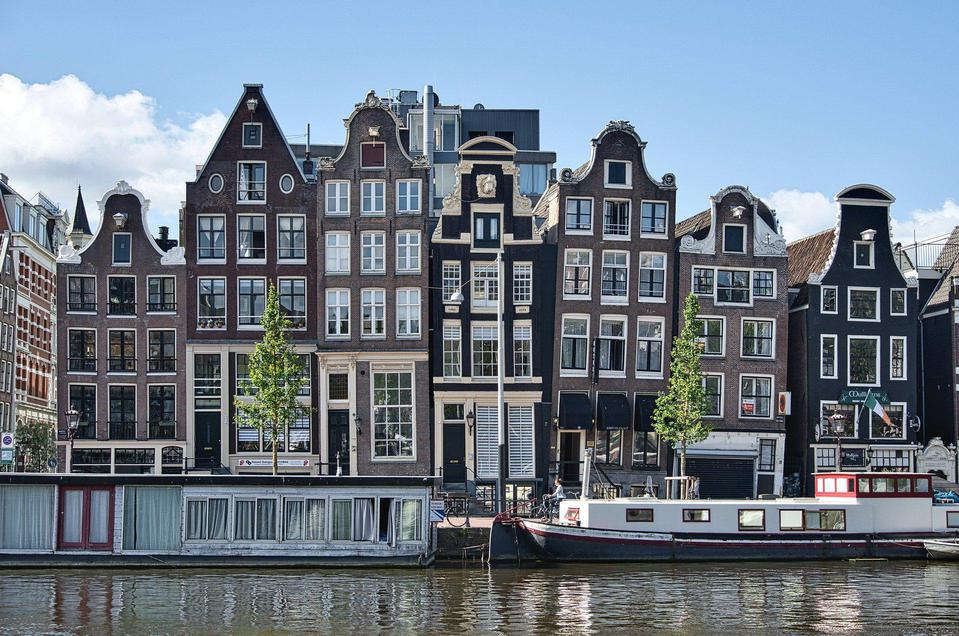
#> input picture basic/image-processing/code/blurr/buildings.jpg, 959 x 636 px
$ python edge.py
#> lines starting #> are read from the running program, lines starting #| are printed output that depends on the picture
from PIL import Image, ImageFilter

filename = "buildings.jpg"
with Image.open(filename) as img:
#> img is the input picture: PIL image 959x636 RGB; mean R, G, B 111.8, 123.9, 136.8
    img.load()

img_gray = img.convert("L")
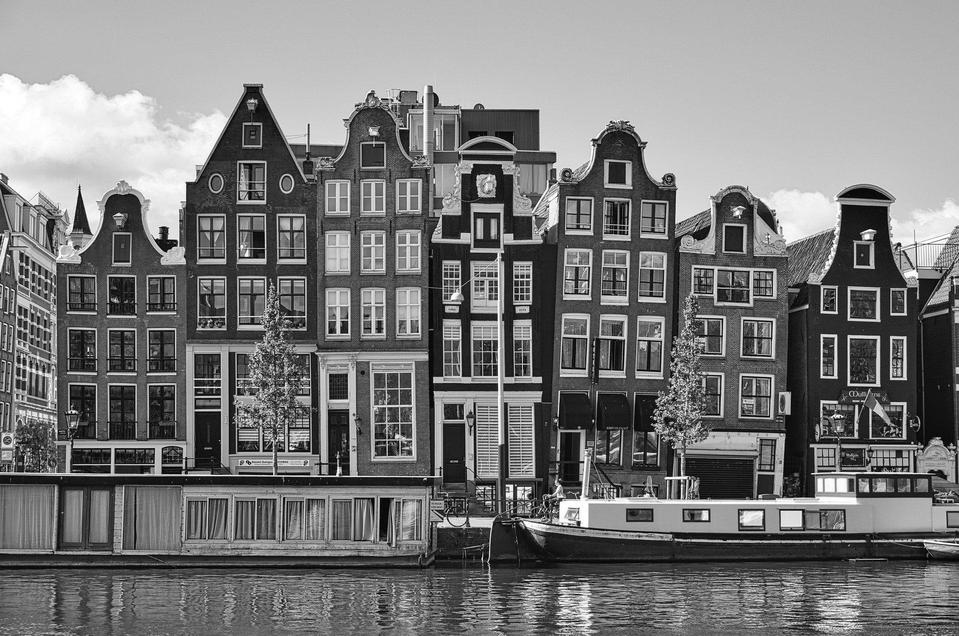
#> img_gray: PIL image 959x636 L; min 0, max 255, mean 121.8
edges = img_gray.filter(ImageFilter.FIND_EDGES)
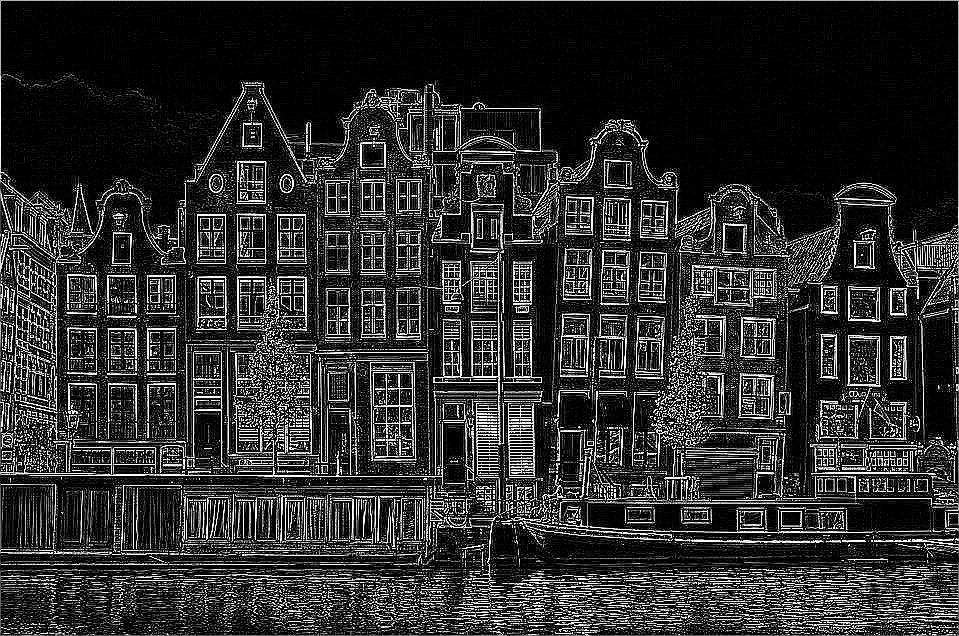
#> edges: PIL image 959x636 L; min 0, max 255, mean 44.1
edges.show("edges")

img_gray_smooth = img_gray.filter(ImageFilter.SMOOTH)
edges_smooth = img_gray_smooth.filter(ImageFilter.FIND_EDGES)
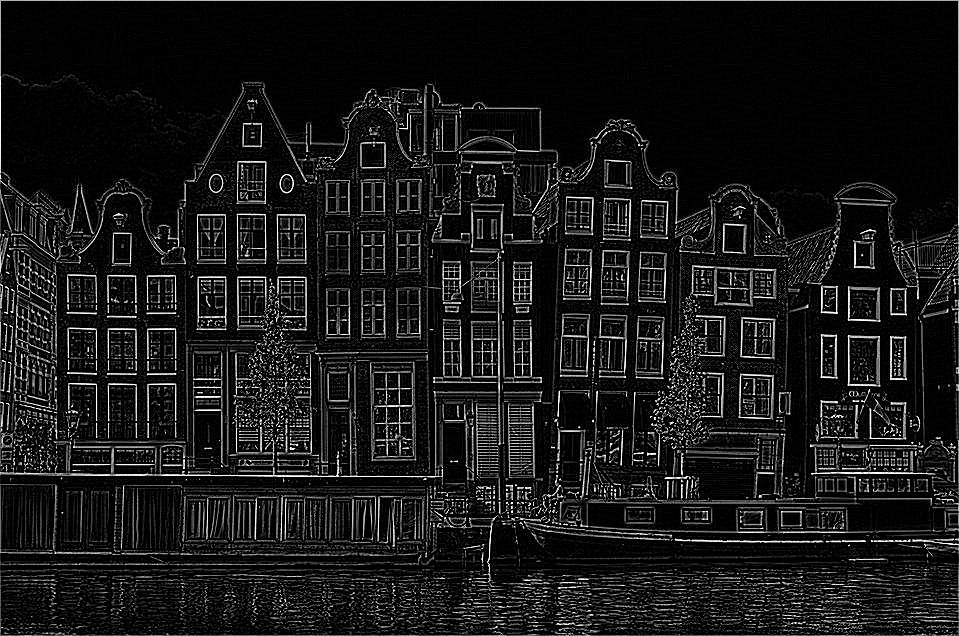
#> edges_smooth: PIL image 959x636 L; min 0, max 255, mean 23.3
edges_smooth.show("edges_smooth")


edge_enhance = img_gray_smooth.filter(ImageFilter.EDGE_ENHANCE)
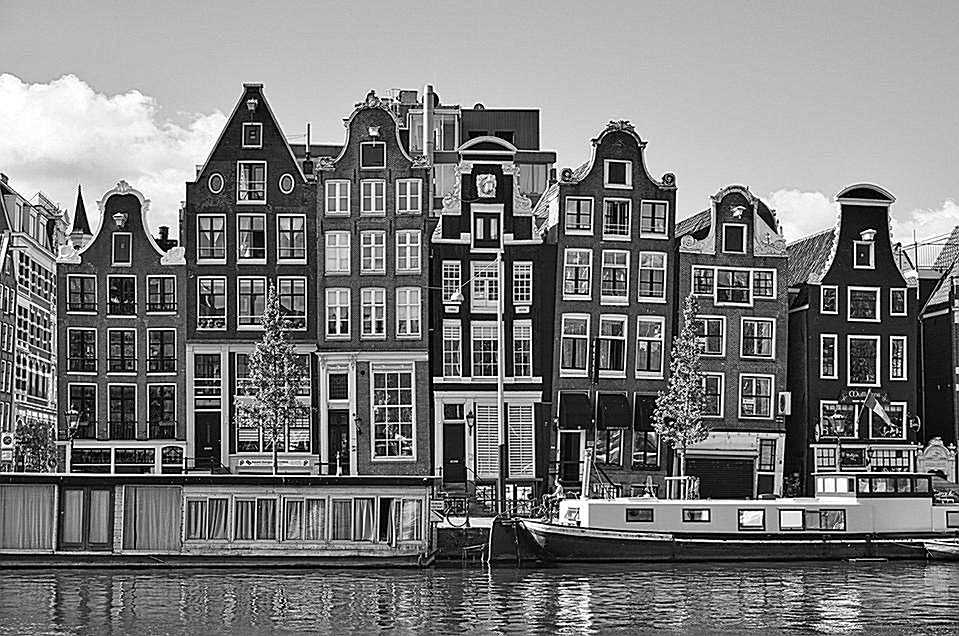
#> edge_enhance: PIL image 959x636 L; min 0, max 255, mean 122.6
edge_enhance.show("edge_enhance")

emboss = img_gray_smooth.filter(ImageFilter.EMBOSS)
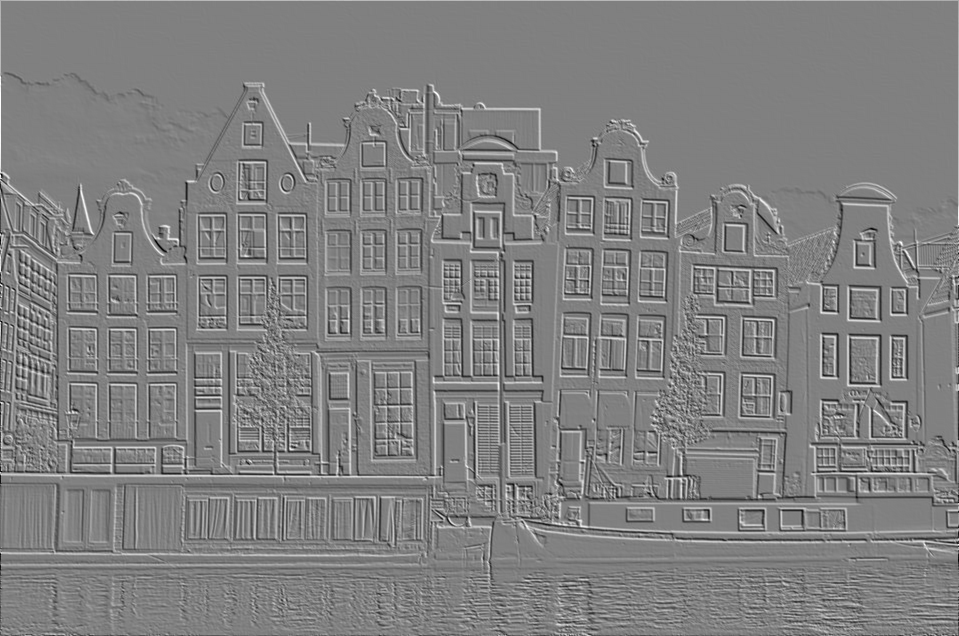
#> emboss: PIL image 959x636 L; min 0, max 255, mean 128.2
emboss.show("emboss")
